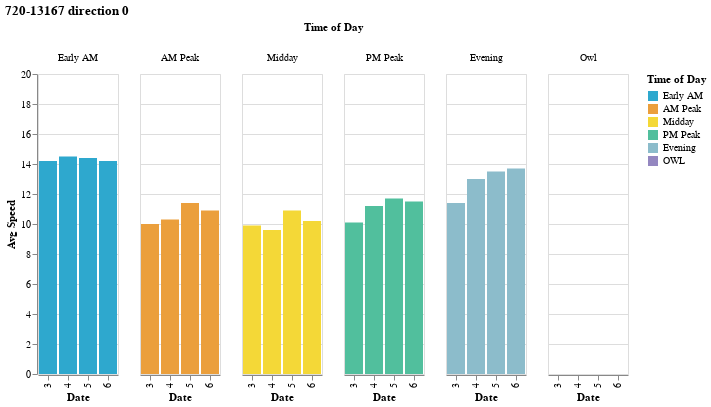

Here is the notebook cell this chart was saved with:
### Code cell
(alt.Chart(metro_speed[metro_speed.direction_id==1])
 .mark_bar()
 .encode(
     x = alt.X("month:O", title = "Date"),
     y = alt.Y("speed_mph:Q", title="Avg Speed"),
     column = alt.Column("time_of_day:N", title = "Time of Day",
                         sort = sort_time_of_day),
     color = alt.Color(
         "time_of_day:N", title = "Time of Day",
         scale = alt.Scale(
             domain = sort_time_of_day, 
             range = cp.CALITP_CATEGORY_BRIGHT_COLORS)
     )
 ).properties(title = f"{metro_speed.route_id.iloc[0]} direction 0")
 .interactive()
)

### Figure 1 — Vega-Lite specification as saved in the notebook (floating-point values rounded to 4 significant figures; data arrays with more than 128 entries replaced by an {"elided": "..."} marker saying what was removed)
{"config": {"view": {"continuousWidth": 400, "continuousHeight": 300}}, "data": {"name": "data-cc2565124680b38b8a19da8ceeaf2e64"}, "mark": "bar", "encoding": {"color": {"field": "time_of_day", "scale": {"domain": ["Early AM", "AM Peak", "Midday", "PM Peak", "Evening", "OWL"], "range": ["#2EA8CE", "#EB9F3C", "#F4D837", "#51BF9D", "#8CBCCB", "#9487C0"]}, "title": "Time of Day", "type": "nominal"}, "column": {"field": "time_of_day", "sort": ["Early AM", "AM Peak", "Midday", "PM Peak", "Evening", "OWL"], "title": "Time of Day", "type": "nominal"}, "x": {"field": "month", "title": "Date", "type": "ordinal"}, "y": {"field": "speed_mph", "title": "Avg Speed", "type": "quantitative"}}, "selection": {"selector003": {"type": "interval", "bind": "scales", "encodings": ["x", "y"]}}, "title": "720-13167 direction 0", "$schema": "https://vega.github.io/schema/vega-lite/v4.17.0.json", "datasets": {"data-cc2565124680b38b8a19da8ceeaf2e64": [{"source_record_id": "recPnGkwdpnr8jmHB", "name": "Los Angeles County Metropolitan Transportation Authority", "route_id": "720-13167", "route_name": "SANTA MONICA-DOWNTOWN LA VIA WILSHIRE BLVD", "direction_id": 1, "common_shape_id": "7201290_DEC22", "time_of_day": "AM Peak", "speed_mph": 10.0, "n_rt_trips": 29, "avg_sched_trip_min": 82.1, "avg_rt_trip_min": 102.9, "base64_url": "aHR0cHM6Ly9hcGkuZ29zd2lmdC5seS9yZWFsLXRpbWUvbGFtZXRyby9ndGZzLXJ0LXZlaGljbGUtcG9zaXRpb25z", "district_name": "07 - Los Angeles", "year": 2023, "month": 3, "analysis_date": "2023-03-15T00:00:00", "type": "Feature", "geometry": {"type": "LineString", "coordinates": {"elided": "592x2 float values"}}}, {"source_record_id": "recPnGkwdpnr8jmHB", "name": "Los Angeles County Metropolitan Transportation Authority", "route_id": "720-13167", "route_name": "SANTA MONICA-DOWNTOWN LA VIA WILSHIRE BLVD", "direction_id": 1, "common_shape_id": "7201290_DEC22", "time_of_day": "Early AM", "speed_mph": 14.2, "n_rt_trips": 28, "avg_sched_trip_min": 70.2, "avg_rt_trip_min": 73.2, "base64_url": "aHR0cHM6Ly9hcGkuZ29zd2lmdC5seS9yZWFsLXRpbWUvbGFtZXRyby9ndGZzLXJ0LXZlaGljbGUtcG9zaXRpb25z", "district_name": "07 - Los Angeles", "year": 2023, "month": 3, "analysis_date": "2023-03-15T00:00:00", "type": "Feature", "geometry": {"type": "LineString", "coordinates": {"elided": "592x2 float values"}}}, {"source_record_id": "recPnGkwdpnr8jmHB", "name": "Los Angeles County Metropolitan Transportation Authority", "route_id": "720-13167", "route_name": "SANTA MONICA-DOWNTOWN LA VIA WILSHIRE BLVD", "direction_id": 1, "common_shape_id": "7201290_DEC22", "time_of_day": "Evening", "speed_mph": 11.4, "n_rt_trips": 14, "avg_sched_trip_min": 75.6, "avg_rt_trip_min": 90.9, "base64_url": "aHR0cHM6Ly9hcGkuZ29zd2lmdC5seS9yZWFsLXRpbWUvbGFtZXRyby9ndGZzLXJ0LXZlaGljbGUtcG9zaXRpb25z", "district_name": "07 - Los Angeles", "year": 2023, "month": 3, "analysis_date": "2023-03-15T00:00:00", "type": "Feature", "geometry": {"type": "LineString", "coordinates": {"elided": "592x2 float values"}}}, {"source_record_id": "recPnGkwdpnr8jmHB", "name": "Los Angeles County Metropolitan Transportation Authority", "route_id": "720-13167", "route_name": "SANTA MONICA-DOWNTOWN LA VIA WILSHIRE BLVD", "direction_id": 1, "common_shape_id": "7201290_DEC22", "time_of_day": "Midday", "speed_mph": 9.9, "n_rt_trips": 41, "avg_sched_trip_min": 88.5, "avg_rt_trip_min": 99.8, "base64_url": "aHR0cHM6Ly9hcGkuZ29zd2lmdC5seS9yZWFsLXRpbWUvbGFtZXRyby9ndGZzLXJ0LXZlaGljbGUtcG9zaXRpb25z", "district_name": "07 - Los Angeles", "year": 2023, "month": 3, "analysis_date": "2023-03-15T00:00:00", "type": "Feature", "geometry": {"type": "LineString", "coordinates": {"elided": "592x2 float values"}}}, {"source_record_id": "recPnGkwdpnr8jmHB", "name": "Los Angeles County Metropolitan Transportation Authority", "route_id": "720-13167", "route_name": "SANTA MONICA-DOWNTOWN LA VIA WILSHIRE BLVD", "direction_id": 1, "common_shape_id": "7201290_DEC22", "time_of_day": "Owl", "speed_mph": 17.3, "n_rt_trips": 3, "avg_sched_trip_min": 66.3, "avg_rt_trip_min": 67.0, "base64_url": "aHR0cHM6Ly9hcGkuZ29zd2lmdC5seS9yZWFsLXRpbWUvbGFtZXRyby9ndGZzLXJ0LXZlaGljbGUtcG9zaXRpb25z", "district_name": "07 - Los Angeles", "year": 2023, "month": 3, "analysis_date": "2023-03-15T00:00:00", "type": "Feature", "geometry": {"type": "LineString", "coordinates": {"elided": "592x2 float values"}}}, {"source_record_id": "recPnGkwdpnr8jmHB", "name": "Los Angeles County Metropolitan Transportation Authority", "route_id": "720-13167", "route_name": "SANTA MONICA-DOWNTOWN LA VIA WILSHIRE BLVD", "direction_id": 1, "common_shape_id": "7201290_DEC22", "time_of_day": "PM Peak", "speed_mph": 10.1, "n_rt_trips": 48, "avg_sched_trip_min": 84.9, "avg_rt_trip_min": 101.7, "base64_url": "aHR0cHM6Ly9hcGkuZ29zd2lmdC5seS9yZWFsLXRpbWUvbGFtZXRyby9ndGZzLXJ0LXZlaGljbGUtcG9zaXRpb25z", "district_name": "07 - Los Angeles", "year": 2023, "month": 3, "analysis_date": "2023-03-15T00:00:00", "type": "Feature", "geometry": {"type": "LineString", "coordinates": {"elided": "592x2 float values"}}}, {"source_record_id": "recPnGkwdpnr8jmHB", "name": "Los Angeles County Metropolitan Transportation Authority", "route_id": "720-13167", "route_name": "SANTA MONICA-DOWNTOWN LA VIA WILSHIRE BLVD", "direction_id": 1, "common_shape_id": "7201290_DEC22", "time_of_day": "AM Peak", "speed_mph": 10.3, "n_rt_trips": 30, "avg_sched_trip_min": 82.2, "avg_rt_trip_min": 100.8, "base64_url": "aHR0cHM6Ly9hcGkuZ29zd2lmdC5seS9yZWFsLXRpbWUvbGFtZXRyby9ndGZzLXJ0LXZlaGljbGUtcG9zaXRpb25z", "district_name": "07 - Los Angeles", "year": 2023, "month": 4, "analysis_date": "2023-04-12T00:00:00", "type": "Feature", "geometry": {"type": "LineString", "coordinates": {"elided": "592x2 float values"}}}, {"source_record_id": "recPnGkwdpnr8jmHB", "name": "Los Angeles County Metropolitan Transportation Authority", "route_id": "720-13167", "route_name": "SANTA MONICA-DOWNTOWN LA VIA WILSHIRE BLVD", "direction_id": 1, "common_shape_id": "7201290_DEC22", "time_of_day": "Early AM", "speed_mph": 14.5, "n_rt_trips": 28, "avg_sched_trip_min": 69.3, "avg_rt_trip_min": 70.7, "base64_url": "aHR0cHM6Ly9hcGkuZ29zd2lmdC5seS9yZWFsLXRpbWUvbGFtZXRyby9ndGZzLXJ0LXZlaGljbGUtcG9zaXRpb25z", "district_name": "07 - Los Angeles", "year": 2023, "month": 4, "analysis_date": "2023-04-12T00:00:00", "type": "Feature", "geometry": {"type": "LineString", "coordinates": {"elided": "592x2 float values"}}}, {"source_record_id": "recPnGkwdpnr8jmHB", "name": "Los Angeles County Metropolitan Transportation Authority", "route_id": "720-13167", "route_name": "SANTA MONICA-DOWNTOWN LA VIA WILSHIRE BLVD", "direction_id": 1, "common_shape_id": "7201290_DEC22", "time_of_day": "Evening", "speed_mph": 13.0, "n_rt_trips": 13, "avg_sched_trip_min": 75.8, "avg_rt_trip_min": 84.1, "base64_url": "aHR0cHM6Ly9hcGkuZ29zd2lmdC5seS9yZWFsLXRpbWUvbGFtZXRyby9ndGZzLXJ0LXZlaGljbGUtcG9zaXRpb25z", "district_name": "07 - Los Angeles", "year": 2023, "month": 4, "analysis_date": "2023-04-12T00:00:00", "type": "Feature", "geometry": {"type": "LineString", "coordinates": {"elided": "592x2 float values"}}}, {"source_record_id": "recPnGkwdpnr8jmHB", "name": "Los Angeles County Metropolitan Transportation Authority", "route_id": "720-13167", "route_name": "SANTA MONICA-DOWNTOWN LA VIA WILSHIRE BLVD", "direction_id": 1, "common_shape_id": "7201290_DEC22", "time_of_day": "Midday", "speed_mph": 9.6, "n_rt_trips": 39, "avg_sched_trip_min": 88.9, "avg_rt_trip_min": 106.9, "base64_url": "aHR0cHM6Ly9hcGkuZ29zd2lmdC5seS9yZWFsLXRpbWUvbGFtZXRyby9ndGZzLXJ0LXZlaGljbGUtcG9zaXRpb25z", "district_name": "07 - Los Angeles", "year": 2023, "month": 4, "analysis_date": "2023-04-12T00:00:00", "type": "Feature", "geometry": {"type": "LineString", "coordinates": {"elided": "592x2 float values"}}}, {"source_record_id": "recPnGkwdpnr8jmHB", "name": "Los Angeles County Metropolitan Transportation Authority", "route_id": "720-13167", "route_name": "SANTA MONICA-DOWNTOWN LA VIA WILSHIRE BLVD", "direction_id": 1, "common_shape_id": "7201290_DEC22", "time_of_day": "Owl", "speed_mph": 16.8, "n_rt_trips": 1, "avg_sched_trip_min": 65.0, "avg_rt_trip_min": 68.0, "base64_url": "aHR0cHM6Ly9hcGkuZ29zd2lmdC5seS9yZWFsLXRpbWUvbGFtZXRyby9ndGZzLXJ0LXZlaGljbGUtcG9zaXRpb25z", "district_name": "07 - Los Angeles", "year": 2023, "month": 4, "analysis_date": "2023-04-12T00:00:00", "type": "Feature", "geometry": {"type": "LineString", "coordinates": {"elided": "592x2 float values"}}}, {"source_record_id": "recPnGkwdpnr8jmHB", "name": "Los Angeles County Metropolitan Transportation Authority", "route_id": "720-13167", "route_name": "SANTA MONICA-DOWNTOWN LA VIA WILSHIRE BLVD", "direction_id": 1, "common_shape_id": "7201290_DEC22", "time_of_day": "PM Peak", "speed_mph": 11.2, "n_rt_trips": 50, "avg_sched_trip_min": 84.4, "avg_rt_trip_min": 91.5, "base64_url": "aHR0cHM6Ly9hcGkuZ29zd2lmdC5seS9yZWFsLXRpbWUvbGFtZXRyby9ndGZzLXJ0LXZlaGljbGUtcG9zaXRpb25z", "district_name": "07 - Los Angeles", "year": 2023, "month": 4, "analysis_date": "2023-04-12T00:00:00", "type": "Feature", "geometry": {"type": "LineString", "coordinates": {"elided": "592x2 float values"}}}, {"source_record_id": "recPnGkwdpnr8jmHB", "name": "Los Angeles County Metropolitan Transportation Authority", "route_id": "720-13167", "route_name": "SANTA MONICA-DOWNTOWN LA VIA WILSHIRE BLVD", "direction_id": 1, "common_shape_id": "7201290_DEC22", "time_of_day": "AM Peak", "speed_mph": 11.4, "n_rt_trips": 32, "avg_sched_trip_min": 81.3, "avg_rt_trip_min": 89.8, "base64_url": "aHR0cHM6Ly9hcGkuZ29zd2lmdC5seS9yZWFsLXRpbWUvbGFtZXRyby9ndGZzLXJ0LXZlaGljbGUtcG9zaXRpb25z", "district_name": "07 - Los Angeles", "year": 2023, "month": 5, "analysis_date": "2023-05-17T00:00:00", "type": "Feature", "geometry": {"type": "LineString", "coordinates": {"elided": "592x2 float values"}}}, {"source_record_id": "recPnGkwdpnr8jmHB", "name": "Los Angeles County Metropolitan Transportation Authority", "route_id": "720-13167", "route_name": "SANTA MONICA-DOWNTOWN LA VIA WILSHIRE BLVD", "direction_id": 1, "common_shape_id": "7201290_DEC22", "time_of_day": "Early AM", "speed_mph": 14.4, "n_rt_trips": 31, "avg_sched_trip_min": 69.9, "avg_rt_trip_min": 71.9, "base64_url": "aHR0cHM6Ly9hcGkuZ29zd2lmdC5seS9yZWFsLXRpbWUvbGFtZXRyby9ndGZzLXJ0LXZlaGljbGUtcG9zaXRpb25z", "district_name": "07 - Los Angeles", "year": 2023, "month": 5, "analysis_date": "2023-05-17T00:00:00", "type": "Feature", "geometry": {"type": "LineString", "coordinates": {"elided": "592x2 float values"}}}, {"source_record_id": "recPnGkwdpnr8jmHB", "name": "Los Angeles County Metropolitan Transportation Authority", "route_id": "720-13167", "route_name": "SANTA MONICA-DOWNTOWN LA VIA WILSHIRE BLVD", "direction_id": 1, "common_shape_id": "7201290_DEC22", "time_of_day": "Evening", "speed_mph": 13.5, "n_rt_trips": 13, "avg_sched_trip_min": 75.8, "avg_rt_trip_min": 83.4, "base64_url": "aHR0cHM6Ly9hcGkuZ29zd2lmdC5seS9yZWFsLXRpbWUvbGFtZXRyby9ndGZzLXJ0LXZlaGljbGUtcG9zaXRpb25z", "district_name": "07 - Los Angeles", "year": 2023, "month": 5, "analysis_date": "2023-05-17T00:00:00", "type": "Feature", "geometry": {"type": "LineString", "coordinates": {"elided": "592x2 float values"}}}, {"source_record_id": "recPnGkwdpnr8jmHB", "name": "Los Angeles County Metropolitan Transportation Authority", "route_id": "720-13167", "route_name": "SANTA MONICA-DOWNTOWN LA VIA WILSHIRE BLVD", "direction_id": 1, "common_shape_id": "7201290_DEC22", "time_of_day": "Midday", "speed_mph": 10.9, "n_rt_trips": 41, "avg_sched_trip_min": 89.1, "avg_rt_trip_min": 90.3, "base64_url": "aHR0cHM6Ly9hcGkuZ29zd2lmdC5seS9yZWFsLXRpbWUvbGFtZXRyby9ndGZzLXJ0LXZlaGljbGUtcG9zaXRpb25z", "district_name": "07 - Los Angeles", "year": 2023, "month": 5, "analysis_date": "2023-05-17T00:00:00", "type": "Feature", "geometry": {"type": "LineString", "coordinates": {"elided": "592x2 float values"}}}, {"source_record_id": "recPnGkwdpnr8jmHB", "name": "Los Angeles County Metropolitan Transportation Authority", "route_id": "720-13167", "route_name": "SANTA MONICA-DOWNTOWN LA VIA WILSHIRE BLVD", "direction_id": 1, "common_shape_id": "7201290_DEC22", "time_of_day": "Owl", "speed_mph": 17.9, "n_rt_trips": 3, "avg_sched_trip_min": 66.3, "avg_rt_trip_min": 64.6, "base64_url": "aHR0cHM6Ly9hcGkuZ29zd2lmdC5seS9yZWFsLXRpbWUvbGFtZXRyby9ndGZzLXJ0LXZlaGljbGUtcG9zaXRpb25z", "district_name": "07 - Los Angeles", "year": 2023, "month": 5, "analysis_date": "2023-05-17T00:00:00", "type": "Feature", "geometry": {"type": "LineString", "coordinates": {"elided": "592x2 float values"}}}, {"source_record_id": "recPnGkwdpnr8jmHB", "name": "Los Angeles County Metropolitan Transportation Authority", "route_id": "720-13167", "route_name": "SANTA MONICA-DOWNTOWN LA VIA WILSHIRE BLVD", "direction_id": 1, "common_shape_id": "7201290_DEC22", "time_of_day": "PM Peak", "speed_mph": 11.7, "n_rt_trips": 51, "avg_sched_trip_min": 84.7, "avg_rt_trip_min": 86.9, "base64_url": "aHR0cHM6Ly9hcGkuZ29zd2lmdC5seS9yZWFsLXRpbWUvbGFtZXRyby9ndGZzLXJ0LXZlaGljbGUtcG9zaXRpb25z", "district_name": "07 - Los Angeles", "year": 2023, "month": 5, "analysis_date": "2023-05-17T00:00:00", "type": "Feature", "geometry": {"type": "LineString", "coordinates": {"elided": "592x2 float values"}}}, {"source_record_id": "recPnGkwdpnr8jmHB", "name": "Los Angeles County Metropolitan Transportation Authority", "route_id": "720-13167", "route_name": "SANTA MONICA-DOWNTOWN LA VIA WILSHIRE BLVD", "direction_id": 1, "common_shape_id": "7201290_DEC22", "time_of_day": "AM Peak", "speed_mph": 10.9, "n_rt_trips": 31, "avg_sched_trip_min": 80.8, "avg_rt_trip_min": 93.4, "base64_url": "aHR0cHM6Ly9hcGkuZ29zd2lmdC5seS9yZWFsLXRpbWUvbGFtZXRyby9ndGZzLXJ0LXZlaGljbGUtcG9zaXRpb25z", "district_name": "07 - Los Angeles", "year": 2023, "month": 6, "analysis_date": "2023-06-14T00:00:00", "type": "Feature", "geometry": {"type": "LineString", "coordinates": {"elided": "592x2 float values"}}}, {"source_record_id": "recPnGkwdpnr8jmHB", "name": "Los Angeles County Metropolitan Transportation Authority", "route_id": "720-13167", "route_name": "SANTA MONICA-DOWNTOWN LA VIA WILSHIRE BLVD", "direction_id": 1, "common_shape_id": "7201290_DEC22", "time_of_day": "Early AM", "speed_mph": 14.2, "n_rt_trips": 30, "avg_sched_trip_min": 69.4, "avg_rt_trip_min": 71.4, "base64_url": "aHR0cHM6Ly9hcGkuZ29zd2lmdC5seS9yZWFsLXRpbWUvbGFtZXRyby9ndGZzLXJ0LXZlaGljbGUtcG9zaXRpb25z", "district_name": "07 - Los Angeles", "year": 2023, "month": 6, "analysis_date": "2023-06-14T00:00:00", "type": "Feature", "geometry": {"type": "LineString", "coordinates": {"elided": "592x2 float values"}}}, {"source_record_id": "recPnGkwdpnr8jmHB", "name": "Los Angeles County Metropolitan Transportation Authority", "route_id": "720-13167", "route_name": "SANTA MONICA-DOWNTOWN LA VIA WILSHIRE BLVD", "direction_id": 1, "common_shape_id": "7201290_DEC22", "time_of_day": "Evening", "speed_mph": 13.7, "n_rt_trips": 14, "avg_sched_trip_min": 75.8, "avg_rt_trip_min": 80.1, "base64_url": "aHR0cHM6Ly9hcGkuZ29zd2lmdC5seS9yZWFsLXRpbWUvbGFtZXRyby9ndGZzLXJ0LXZlaGljbGUtcG9zaXRpb25z", "district_name": "07 - Los Angeles", "year": 2023, "month": 6, "analysis_date": "2023-06-14T00:00:00", "type": "Feature", "geometry": {"type": "LineString", "coordinates": {"elided": "592x2 float values"}}}, {"source_record_id": "recPnGkwdpnr8jmHB", "name": "Los Angeles County Metropolitan Transportation Authority", "route_id": "720-13167", "route_name": "SANTA MONICA-DOWNTOWN LA VIA WILSHIRE BLVD", "direction_id": 1, "common_shape_id": "7201290_DEC22", "time_of_day": "Midday", "speed_mph": 10.2, "n_rt_trips": 41, "avg_sched_trip_min": 88.4, "avg_rt_trip_min": 98.6, "base64_url": "aHR0cHM6Ly9hcGkuZ29zd2lmdC5seS9yZWFsLXRpbWUvbGFtZXRyby9ndGZzLXJ0LXZlaGljbGUtcG9zaXRpb25z", "district_name": "07 - Los Angeles", "year": 2023, "month": 6, "analysis_date": "2023-06-14T00:00:00", "type": "Feature", "geometry": {"type": "LineString", "coordinates": {"elided": "592x2 float values"}}}, {"source_record_id": "recPnGkwdpnr8jmHB", "name": "Los Angeles County Metropolitan Transportation Authority", "route_id": "720-13167", "route_name": "SANTA MONICA-DOWNTOWN LA VIA WILSHIRE BLVD", "direction_id": 1, "common_shape_id": "7201290_DEC22", "time_of_day": "Owl", "speed_mph": 18.1, "n_rt_trips": 2, "avg_sched_trip_min": 65.0, "avg_rt_trip_min": 60.8, "base64_url": "aHR0cHM6Ly9hcGkuZ29zd2lmdC5seS9yZWFsLXRpbWUvbGFtZXRyby9ndGZzLXJ0LXZlaGljbGUtcG9zaXRpb25z", "district_name": "07 - Los Angeles", "year": 2023, "month": 6, "analysis_date": "2023-06-14T00:00:00", "type": "Feature", "geometry": {"type": "LineString", "coordinates": {"elided": "592x2 float values"}}}, {"source_record_id": "recPnGkwdpnr8jmHB", "name": "Los Angeles County Metropolitan Transportation Authority", "route_id": "720-13167", "route_name": "SANTA MONICA-DOWNTOWN LA VIA WILSHIRE BLVD", "direction_id": 1, "common_shape_id": "7201290_DEC22", "time_of_day": "PM Peak", "speed_mph": 11.5, "n_rt_trips": 51, "avg_sched_trip_min": 85.1, "avg_rt_trip_min": 89.6, "base64_url": "aHR0cHM6Ly9hcGkuZ29zd2lmdC5seS9yZWFsLXRpbWUvbGFtZXRyby9ndGZzLXJ0LXZlaGljbGUtcG9zaXRpb25z", "district_name": "07 - Los Angeles", "year": 2023, "month": 6, "analysis_date": "2023-06-14T00:00:00", "type": "Feature", "geometry": {"type": "LineString", "coordinates": {"elided": "592x2 float values"}}}]}}
